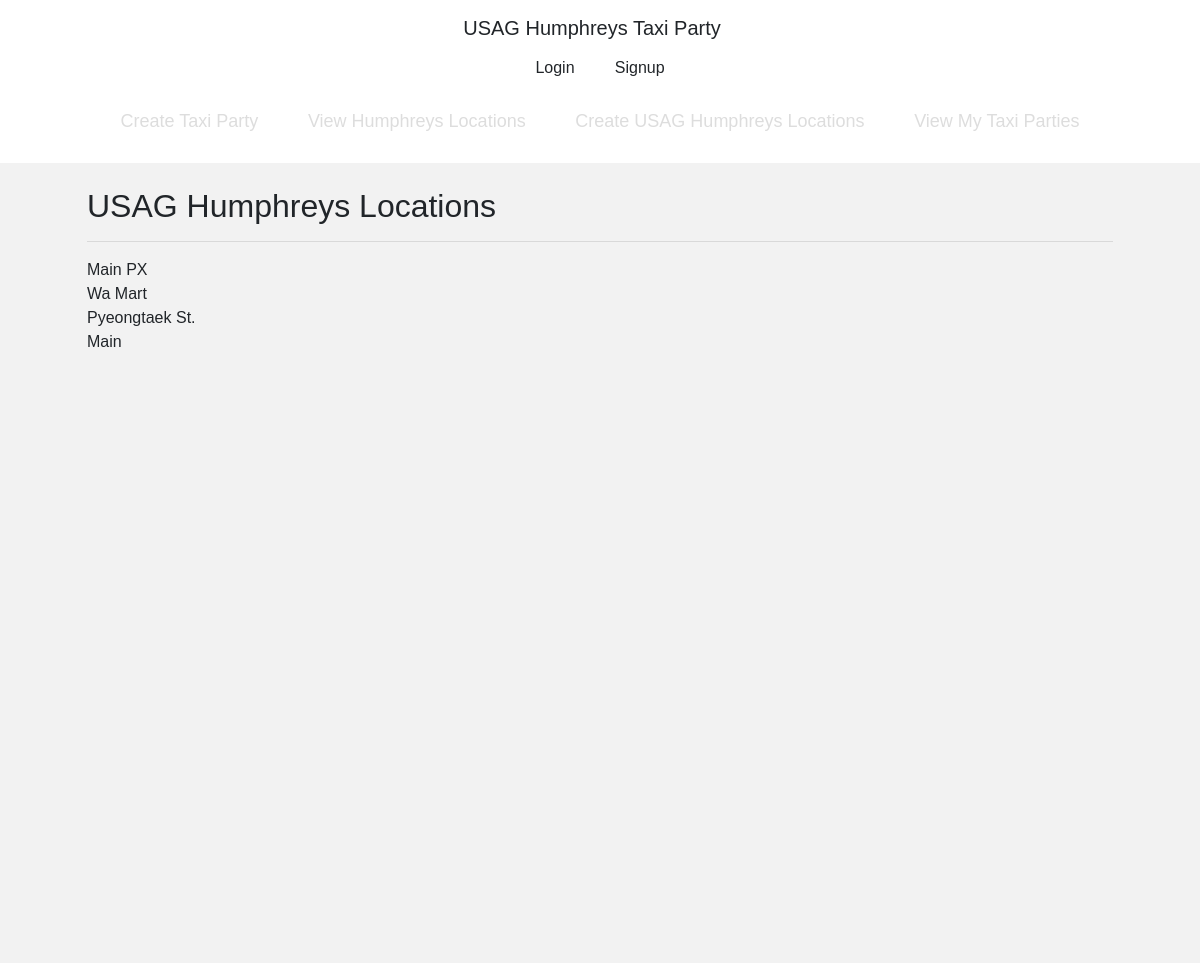
The app's page /viewlocation/ with its own data.
### taxiparty/models.py (models this page shows)
class Location(models.Model):
    name = models.TextField(blank=False, unique=True)
    def __str__(self) -> str:
        return self.name

### taxiparty/views.py (the view)
# urls.py: path('viewlocation/', views.view_location_view, name='viewlocation'),
def view_location_view(request):
    locationList = Location.objects.all()
    user_agent = get_user_agent(request)
    context = {
        "locationList": locationList,
        'mobile': user_agent.is_mobile
    }
    return render(request, "view_location.html", context)

### taxiparty/templates/view_location.html
{% extends 'base.html' %}
{% block content %}
<div class="container-lg">
    <div class="row justify-content-center">
        <div class="align-items-center" style="width: 90%;">
            <h2 class="home-title">USAG Humphreys Locations</h2>
            <hr>
            <div class="login-container">
                {% for location in locationList %}
                    <div class="party-row">
                        {{ location }}
                    </div>
                {% endfor %}
                </div>
        </div>
    </div>
</div>
{% endblock %}

### static/css/mystyle.css (style rules this page uses)
html, body { font-family: Arial, sans-serif; height: 100%; margin: 0; }

### records on screen
Location: name "Main PX"
Location: name "Wa Mart"
Location: name "Pyeongtaek St."
Location: name "Main"
